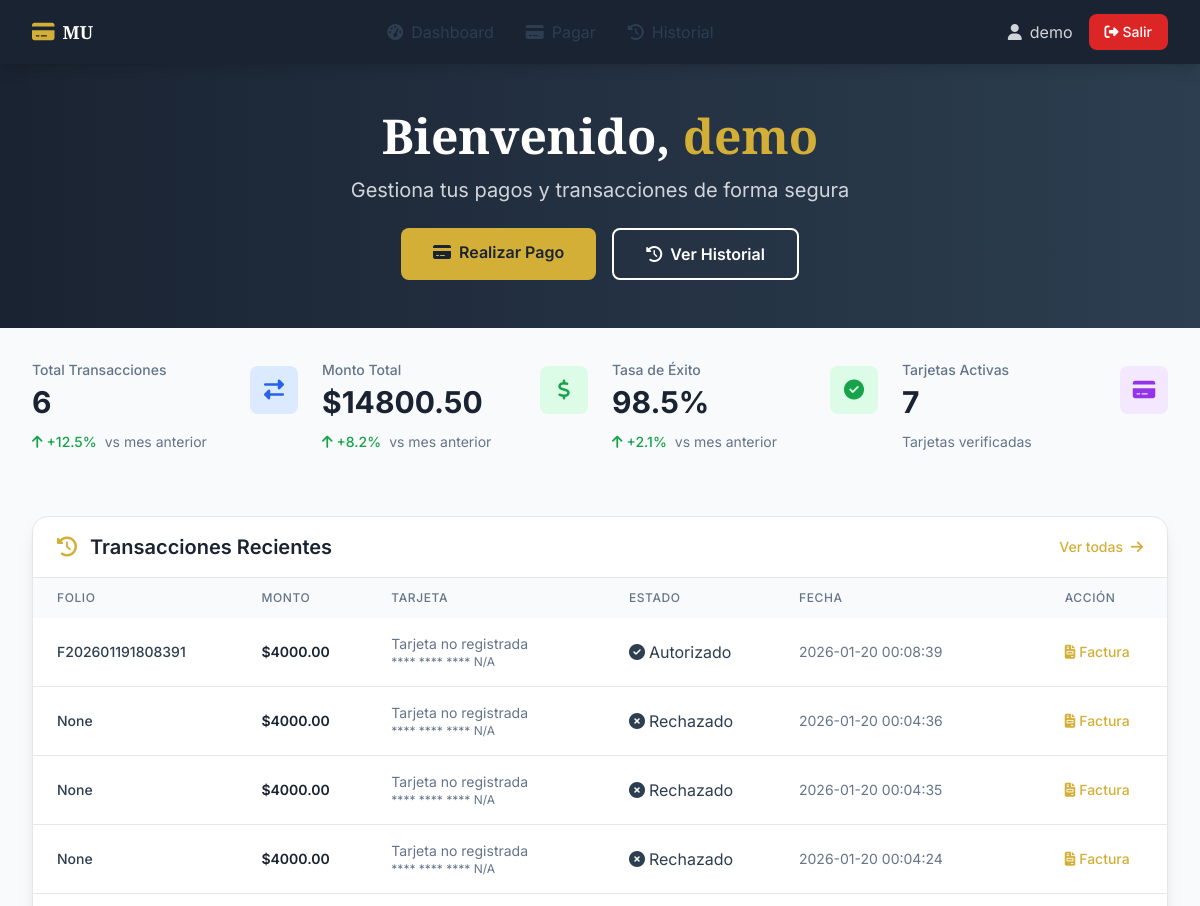
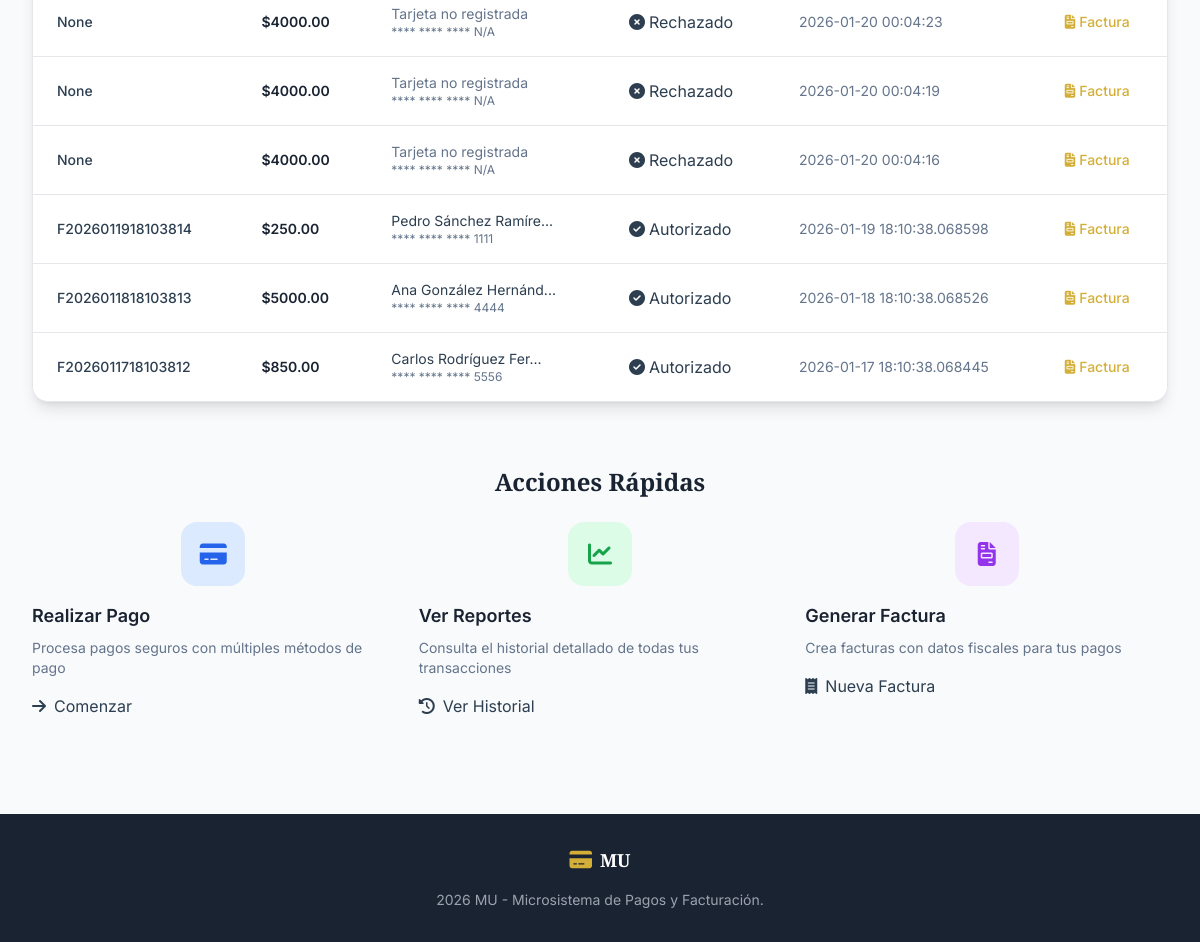
The app's page /dashboard (signed in) with its own data (2 pictures, top to bottom).
### tables this page shows
CREATE TABLE transactions (
                id INTEGER PRIMARY KEY AUTOINCREMENT,
                amount REAL NOT NULL,
                status TEXT NOT NULL,
                rejection_reason TEXT,
                timestamp TIMESTAMP DEFAULT CURRENT_TIMESTAMP,
                card_id INTEGER,
                user_id INTEGER,
                rfc TEXT,
                full_name TEXT,
                invoice_number TEXT,
                FOREIGN KEY (card_id) REFERENCES cards (id),
                FOREIGN KEY (user_id) REFERENCES users (id)
            );

CREATE TABLE cards (
                id INTEGER PRIMARY KEY AUTOINCREMENT,
                card_number TEXT UNIQUE NOT NULL,
                cardholder_name TEXT NOT NULL,
                expiry_date TEXT NOT NULL,
                cvv TEXT NOT NULL,
                balance REAL NOT NULL DEFAULT 0.0,
                is_verified BOOLEAN DEFAULT TRUE,
                attempts_count INTEGER DEFAULT 0,
                last_attempt TIMESTAMP,
                is_blocked BOOLEAN DEFAULT FALSE,
                created_at TIMESTAMP DEFAULT CURRENT_TIMESTAMP
            );

### app.py (the view)
@app.route('/dashboard')
@login_required
def dashboard():
    conn = sqlite3.connect(db.db_path)
    cursor = conn.cursor()
    cursor.execute('''
        SELECT COUNT(*), COALESCE(SUM(amount), 0)
        FROM transactions
        WHERE user_id = ? AND status = 'autorizado'
    ''', (session['user_id'],))
    stats = cursor.fetchone()
    cursor.execute('''
        SELECT t.*, c.card_number, c.cardholder_name
        FROM transactions t
        LEFT JOIN cards c ON t.card_id = c.id
        WHERE t.user_id = ?
        ORDER BY t.timestamp DESC
        LIMIT 10
    ''', (session['user_id'],))
    transactions = cursor.fetchall()
    conn.close()
    return render_template('dashboard.html',
                         stats=stats,
                         transactions=transactions,
                         username=session['username'])

### templates/dashboard.html (shortened to what this page needs)
{% extends "base.html" %}
{% block content %}
<div class="bg-gradient-to-r from-primary to-charcoal text-white py-12">
    <div class="max-w-7xl mx-auto px-4 sm:px-6 lg:px-8">
        <div class="text-center">
            <h1 class="text-3xl md:text-4xl lg:text-5xl font-serif font-bold mb-4">
                Bienvenido, <span class="text-accent">{{ username }}</span>
            </h1>
            <p class="text-lg md:text-xl text-gray-300 mb-6">
                Gestiona tus pagos y transacciones de forma segura
            </p>
            <div class="flex flex-col sm:flex-row gap-4 justify-center">
                <a href="{{ url_for('payment') }}"
                    class="bg-accent hover:bg-yellow-500 text-primary font-semibold px-6 md:px-8 py-3 rounded-lg transition-all duration-300 transform hover:scale-105">
                    <i class="fas fa-credit-card mr-2"></i>Realizar Pago
                </a>
                <a href="{{ url_for('history') }}"
                    class="border-2 border-white text-white hover:bg-white hover:text-primary font-semibold px-6 md:px-8 py-3 rounded-lg transition-all duration-300">
                    <i class="fas fa-history mr-2"></i>Ver Historial
                </a>
            </div>
        </div>
    </div>
</div>
<div class="max-w-7xl mx-auto px-4 sm:px-6 lg:px-8 py-8">
    <div class="grid grid-cols-1 sm:grid-cols-2 lg:grid-cols-4 gap-4 md:gap-6">
        <div class="stat-card">
            <div class="flex items-center justify-between mb-3">
                <div class="flex-1 min-w-0">
                    <p class="text-slate text-xs md:text-sm font-medium mb-1">Total Transacciones</p>
                    <p class="text-2xl md:text-3xl font-bold text-primary truncate">{{ stats[0]|default('0') }}</p>
                </div>
                <div
                    class="w-10 h-10 md:w-12 md:h-12 bg-blue-100 rounded-lg flex items-center justify-center flex-shrink-0 ml-2">
                    <i class="fas fa-exchange-alt text-blue-600 text-lg md:text-xl"></i>
                </div>
            </div>
            <div class="flex items-center text-xs md:text-sm">
                <span class="text-green-600 font-medium">
                    <i class="fas fa-arrow-up mr-1"></i>+12.5%
                </span>
                <span class="text-slate ml-2">vs mes anterior</span>
            </div>
        </div>
        <div class="stat-card">
            <div class="flex items-center justify-between mb-3">
                <div class="flex-1 min-w-0">
                    <p class="text-slate text-xs md:text-sm font-medium mb-1">Monto Total</p>
                    <p class="text-2xl md:text-3xl font-bold text-primary truncate">${{
                        "%.2f"|format(stats[1]|default(0)) }}</p>
                </div>
                <div
                    class="w-10 h-10 md:w-12 md:h-12 bg-green-100 rounded-lg flex items-center justify-center flex-shrink-0 ml-2">
                    <i class="fas fa-dollar-sign text-green-600 text-lg md:text-xl"></i>
                </div>
            </div>
            <div class="flex items-center text-xs md:text-sm">
                <span class="text-green-600 font-medium">
                    <i class="fas fa-arrow-up mr-1"></i>+8.2%
                </span>
                <span class="text-slate ml-2">vs mes anterior</span>
            </div>
        </div>
        <div class="stat-card">
            <div class="flex items-center justify-between mb-3">
                <div class="flex-1 min-w-0">
                    <p class="text-slate text-xs md:text-sm font-medium mb-1">Tasa de Éxito</p>
                    <p class="text-2xl md:text-3xl font-bold text-primary truncate">98.5%</p>
                </div>
                <div
                    class="w-10 h-10 md:w-12 md:h-12 bg-green-100 rounded-lg flex items-center justify-center flex-shrink-0 ml-2">
                    <i class="fas fa-check-circle text-green-600 text-lg md:text-xl"></i>
                </div>
            </div>
            <div class="flex items-center text-xs md:text-sm">
                <span class="text-green-600 font-medium">
                    <i class="fas fa-arrow-up mr-1"></i>+2.1%
                </span>
                <span class="text-slate ml-2">vs mes anterior</span>
            </div>
        </div>
        <div class="stat-card">
            <div class="flex items-center justify-between mb-3">
                <div class="flex-1 min-w-0">
                    <p class="text-slate text-xs md:text-sm font-medium mb-1">Tarjetas Activas</p>
                    <p class="text-2xl md:text-3xl font-bold text-primary truncate">7</p>
                </div>
                <div
                    class="w-10 h-10 md:w-12 md:h-12 bg-purple-100 rounded-lg flex items-center justify-center flex-shrink-0 ml-2">
                    <i class="fas fa-credit-card text-purple-600 text-lg md:text-xl"></i>
                </div>
            </div>
            <div class="flex items-center text-xs md:text-sm">
                <span class="text-slate">Tarjetas verificadas</span>
            </div>
        </div>
    </div>
</div>
<div class="max-w-7xl mx-auto px-4 sm:px-6 lg:px-8 py-8">
    <div class="bg-white rounded-2xl shadow-lg border border-gray-200 overflow-hidden">
        <div class="px-4 md:px-6 py-4 border-b border-gray-200">
            <div class="flex flex-col sm:flex-row sm:items-center sm:justify-between gap-2">
                <h2 class="text-lg md:text-xl font-semibold text-primary">
                    <i class="fas fa-history text-accent mr-2"></i>
                    Transacciones Recientes
                </h2>
                <a href="{{ url_for('history') }}"
                    class="text-accent hover:text-yellow-500 font-medium text-sm transition-colors">
                    Ver todas <i class="fas fa-arrow-right ml-1"></i>
                </a>
            </div>
        </div>
        <div class="overflow-x-auto">
            <table class="w-full">
                <thead class="bg-gray-50">
                    <tr>
                        <th class="px-6 py-3 text-left text-xs font-medium text-slate uppercase tracking-wider">Folio
                        </th>
                        <th class="px-6 py-3 text-left text-xs font-medium text-slate uppercase tracking-wider">Monto
                        </th>
                        <th class="px-6 py-3 text-left text-xs font-medium text-slate uppercase tracking-wider">Tarjeta
                        </th>
                        <th class="px-6 py-3 text-left text-xs font-medium text-slate uppercase tracking-wider">Estado
                        </th>
                        <th class="px-6 py-3 text-left text-xs font-medium text-slate uppercase tracking-wider">Fecha
                        </th>
                        <th class="px-6 py-3 text-left text-xs font-medium text-slate uppercase tracking-wider">Acción
                        </th>
                    </tr>
                </thead>
                <tbody class="bg-white divide-y divide-gray-200">
                    {% for transaction in transactions %}
                    <tr class="hover:bg-gray-50 transition-colors">
                        <td class="px-6 py-4 whitespace-nowrap">
                            <div class="text-sm font-medium text-charcoal">{{ transaction[9]|default('N/A') }}</div>
                        </td>
                        <td class="px-6 py-4 whitespace-nowrap">
                            <div class="text-sm font-semibold text-primary">${{ "%.2f"|format(transaction[1]) }}</div>
                        </td>
                        <td class="px-6 py-4 whitespace-nowrap">
                            <div class="text-sm text-charcoal">
                                {% if transaction[11] %}
                                {{ transaction[11][:20] }}{% if transaction[11]|length > 20 %}...{% endif %}
                                {% else %}
                                <span class="text-slate">Tarjeta no registrada</span>
                                {% endif %}
                            </div>
                            <div class="text-xs text-slate">
                                **** **** **** {{ transaction[10][-4:] if transaction[10] else 'N/A' }}
                            </div>
                        </td>
                        <td class="px-6 py-4 whitespace-nowrap">
                            {% if transaction[2] == 'autorizado' %}
                            <span class="status-badge status-success">
                                <i class="fas fa-check-circle mr-1"></i>Autorizado
                            </span>
                            {% else %}
                            <span class="status-badge status-error">
                                <i class="fas fa-times-circle mr-1"></i>Rechazado
                            </span>
                            {% endif %}
                        </td>
                        <td class="px-6 py-4 whitespace-nowrap text-sm text-slate">
                            {{ transaction[4] }}
                        </td>
                        <td class="px-6 py-4 whitespace-nowrap text-sm">
                            <a href="{{ url_for('invoice', transaction_id=transaction[0]) }}"
                                class="text-accent hover:text-yellow-500 font-medium transition-colors">
                                <i class="fas fa-file-invoice mr-1"></i>Factura
                            </a>
                        </td>
                    </tr>
                    {% endfor %}
                </tbody>
            </table>
        </div>
    </div>
</div>
<div class="max-w-7xl mx-auto px-4 sm:px-6 lg:px-8 py-8 mb-8">
    <h2 class="text-xl md:text-2xl font-serif font-bold text-primary mb-6 text-center">Acciones Rápidas</h2>
    <div class="grid grid-cols-1 sm:grid-cols-2 lg:grid-cols-3 gap-4 md:gap-6">
        <div class="action-card">
            <div class="w-16 h-16 bg-blue-100 rounded-2xl flex items-center justify-center mb-4 mx-auto">
                <i class="fas fa-credit-card text-blue-600 text-2xl"></i>
            </div>
            <h3 class="text-lg font-semibold text-primary mb-2">Realizar Pago</h3>
            <p class="text-slate text-sm mb-4">Procesa pagos seguros con múltiples métodos de pago</p>
            <a href="{{ url_for('payment') }}" class="btn-primary w-full">
                <i class="fas fa-arrow-right mr-2"></i>Comenzar
            </a>
        </div>
        <div class="action-card">
            <div class="w-16 h-16 bg-green-100 rounded-2xl flex items-center justify-center mb-4 mx-auto">
                <i class="fas fa-chart-line text-green-600 text-2xl"></i>
            </div>
            <h3 class="text-lg font-semibold text-primary mb-2">Ver Reportes</h3>
            <p class="text-slate text-sm mb-4">Consulta el historial detallado de todas tus transacciones</p>
            <a href="{{ url_for('history') }}" class="btn-secondary w-full">
                <i class="fas fa-history mr-2"></i>Ver Historial
            </a>
        </div>
        <div class="action-card">
            <div class="w-16 h-16 bg-purple-100 rounded-2xl flex items-center justify-center mb-4 mx-auto">
                <i class="fas fa-file-invoice text-purple-600 text-2xl"></i>
            </div>
            <h3 class="text-lg font-semibold text-primary mb-2">Generar Factura</h3>
            <p class="text-slate text-sm mb-4">Crea facturas con datos fiscales para tus pagos</p>
            <a href="{{ url_for('payment') }}" class="btn-accent w-full">
                <i class="fas fa-receipt mr-2"></i>Nueva Factura
            </a>
        </div>
    </div>
</div>
{% endblock %}

### records on screen
transactions: amount "4000.00", shows "Tarjeta no registrada", status "autorizado" (drawn)
transactions: amount "4000.00", shows "Tarjeta no registrada", status "rechazado" (drawn)
transactions: amount "4000.00", shows "Tarjeta no registrada", status "rechazado" (drawn)
transactions: amount "4000.00", shows "Tarjeta no registrada", status "rechazado" (drawn)
transactions: amount "4000.00", shows "Tarjeta no registrada", status "rechazado" (drawn)
transactions: amount "4000.00", shows "Tarjeta no registrada", status "rechazado" (drawn)
transactions: amount "4000.00", shows "Tarjeta no registrada", status "rechazado" (drawn)
transactions: amount "250.00", status "autorizado" (drawn)
transactions: amount "5000.00", status "autorizado" (drawn)
transactions: amount "850.00", status "autorizado" (drawn)

### other values on screen
{{ username|default('Usuario') }} "demo"
{{ username }} "demo"
{{ stats[0]|default('0') }} "6"
{{ "%.2f"|format(stats[1]|default(0)) }} "14800.50"
